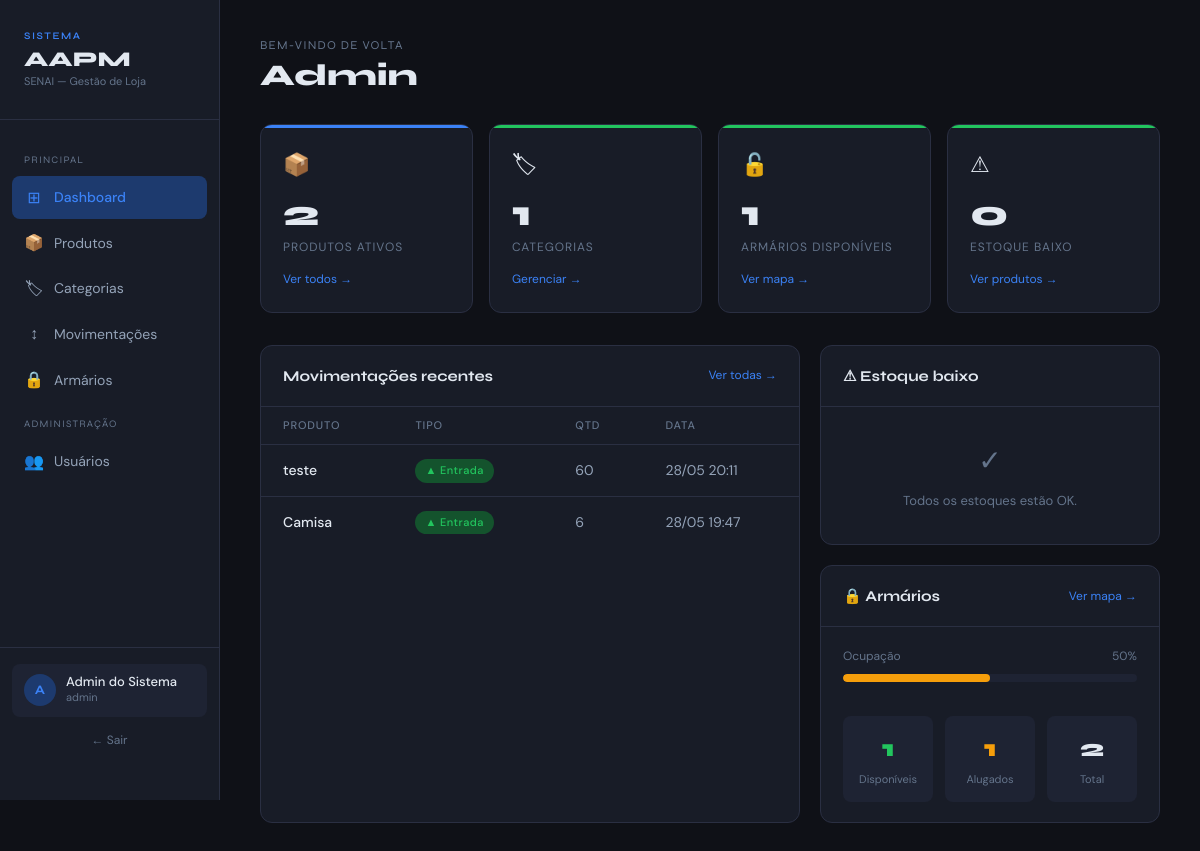
The app's page /dashboard (signed in) with its own data.
### app/models/movimentacao.py (models this page shows, shortened)
class Movimentacao(Base):
    __tablename__ = "movimentacoes"
    id         = Column(Integer, primary_key=True, index=True)
    tipo       = Column(
        Enum(TipoMovimentacao),
        nullable=False
    )
    quantidade = Column(Integer, nullable=False)
    preco_unitario = Column(Float, nullable=False, default=0.0)
    observacao = Column(String(255), nullable=True)
    criado_em  = Column(DateTime, server_default=func.now())
    produto_id = Column(
        Integer,
        ForeignKey("produtos.id", ondelete="CASCADE"),
        nullable=False
    )
    usuario_id = Column(
        Integer,
        ForeignKey("usuarios.id", ondelete="SET NULL"),
        nullable=True
    )
    produto = relationship("Produto", backref="movimentacoes")
    usuario = relationship("Usuario", backref="movimentacoes")

### app/models/produto.py (models this page shows, shortened)
class Produto(Base):
    __tablename__ = "produtos"
    id            = Column(Integer, primary_key=True, index=True)
    nome          = Column(String(150), nullable=False, index=True)
    preco         = Column(Float, nullable=False, default=0.0)
    estoque_atual = Column(Integer, nullable=False, default=0)
    ativo         = Column(Boolean, default=True)
    imagem_path = Column(String(255), nullable=True)
    categoria_id = Column(
        Integer,
        ForeignKey("categorias.id", ondelete="SET NULL"),
        nullable=True
    )
    categoria = relationship(
        "Categoria",
        back_populates="produtos"
    )

### app/main.py (the view)
@app.get("/dashboard")
def dashboard(
    request: Request,
    db: Session = Depends(get_db),
    usuario = Depends(get_usuario_logado)
):
    todos_produtos = db.query(Produto).filter(Produto.ativo == True).all()
    total_produtos   = len(todos_produtos)
    estoque_baixo    = [p for p in todos_produtos if p.estoque_baixo]
    todos_armarios   = db.query(Armario).filter(Armario.ativo == True).all()
    armarios_disponiveis = sum(
        1 for a in todos_armarios
        if a.status == StatusArmario.DISPONIVEL
    )
    armarios_alugados = sum(
        1 for a in todos_armarios
        if a.status == StatusArmario.ALUGADO
    )
    movimentacoes_recentes = (
        db.query(Movimentacao)
        .order_by(Movimentacao.criado_em.desc())
        .limit(8)
        .all()
    )
    total_categorias = db.query(Categoria).filter(
        Categoria.ativo == True
    ).count()
    return templates.TemplateResponse(
        request,
        "dashboard.html",
        {
            "request":               request,
            "usuario":               usuario,
            "total_produtos":        total_produtos,
            "total_categorias":      total_categorias,
            "estoque_baixo":         estoque_baixo,
            "armarios_disponiveis":  armarios_disponiveis,
            "armarios_alugados":     armarios_alugados,
            "total_armarios":        len(todos_armarios),
            "movimentacoes_recentes": movimentacoes_recentes,
            "TipoMovimentacao":      TipoMovimentacao,
        }
    )

### app/templates/dashboard.html (shortened to what this page needs)
<!DOCTYPE html>
<html lang="pt-br">
<head>
</head>
<body>
<div class="layout">
    <aside class="sidebar">
        <div class="sidebar-logo">
            <div class="logo-tag">Sistema</div>
            <div class="logo-name">AAPM</div>
            <div class="logo-sub">SENAI — Gestão de Loja</div>
        </div>
        <nav class="sidebar-nav">
            <div class="nav-section">Principal</div>
            <a href="/dashboard" class="nav-link active">
                <span class="icon">⊞</span> Dashboard
            </a>
            <a href="/produtos" class="nav-link">
                <span class="icon">📦</span> Produtos
            </a>
            <a href="/categorias" class="nav-link">
                <span class="icon">🏷</span> Categorias
            </a>
            <a href="/movimentacoes" class="nav-link">
                <span class="icon">↕</span> Movimentações
            </a>
            <a href="/armarios" class="nav-link">
                <span class="icon">🔒</span> Armários
            </a>
            {% if usuario.role == 'admin' %}
            <div class="nav-section">Administração</div>
            <a href="/usuarios" class="nav-link">
                <span class="icon">👥</span> Usuários
            </a>
            {% endif %}
        </nav>
        <div class="sidebar-footer">
            <div class="user-card">
                <div class="user-avatar">
                    {{ usuario.nome[0].upper() }}
                </div>
                <div class="user-info">
                    <div class="user-name">{{ usuario.nome }}</div>
                    <div class="user-role">{{ usuario.role }}</div>
                </div>
            </div>
            <a href="/auth/logout" class="logout-btn">← Sair</a>
        </div>
    </aside>
    <main class="main">
        <div class="page-header">
            <div class="greeting">Bem-vindo de volta</div>
            <h1>{{ usuario.nome.split()[0] }}</h1>
        </div>
        <div class="cards-grid">
            <a href="/produtos" class="card blue fade-in">
                <span class="card-icon">📦</span>
                <div class="card-value">{{ total_produtos }}</div>
                <div class="card-label">Produtos ativos</div>
                <div class="card-link">Ver todos →</div>
            </a>
            <a href="/categorias" class="card green fade-in">
                <span class="card-icon">🏷</span>
                <div class="card-value">{{ total_categorias }}</div>
                <div class="card-label">Categorias</div>
                <div class="card-link">Gerenciar →</div>
            </a>
            <a href="/armarios?status=disponivel" class="card
                {% if armarios_disponiveis == 0 %}amber{% else %}green{% endif %} fade-in">
                <span class="card-icon">🔓</span>
                <div class="card-value">{{ armarios_disponiveis }}</div>
                <div class="card-label">Armários disponíveis</div>
                <div class="card-link">Ver mapa →</div>
            </a>
            <a href="/produtos?estoque_baixo=true" class="card
                {% if estoque_baixo %}red{% else %}green{% endif %} fade-in">
                <span class="card-icon">⚠</span>
                <div class="card-value">{{ estoque_baixo | length }}</div>
                <div class="card-label">Estoque baixo</div>
                <div class="card-link">Ver produtos →</div>
            </a>
        </div>
        <div class="bottom-grid">
            <div class="section">
                <div class="section-header">
                    <span class="section-title">Movimentações recentes</span>
                    <a href="/movimentacoes" class="section-link">Ver todas →</a>
                </div>
                {% if movimentacoes_recentes %}
                <table>
                    <thead>
                        <tr>
                            <th>Produto</th>
                            <th>Tipo</th>
                            <th>Qtd</th>
                            <th>Data</th>
                        </tr>
                    </thead>
                    <tbody>
                        {% for m in movimentacoes_recentes %}
                        <tr>
                            <td>
                                <a href="/produtos/{{ m.produto_id }}"
                                   class="td-name">
                                    {{ m.produto.nome }}
                                </a>
                            </td>
                            <td>
                                {% if m.tipo.value == 'entrada' %}
                                    <span class="badge badge-green">▲ Entrada</span>
                                {% else %}
                                    <span class="badge badge-red">▼ Saída</span>
                                {% endif %}
                            </td>
                            <td>{{ m.quantidade }}</td>
                            <td>{{ m.criado_em.strftime('%d/%m %H:%M') }}</td>
                        </tr>
                        {% endfor %}
                    </tbody>
                </table>
                {% else %}
                <div class="empty-state">
                    <div class="empty-icon">↕</div>
                    Nenhuma movimentação registrada ainda.
                </div>
                {% endif %}
            </div>
            <div style="display:flex; flex-direction:column; gap:20px;">
                <div class="section">
                    <div class="section-header">
                        <span class="section-title">⚠ Estoque baixo</span>
                    </div>
                    {% if estoque_baixo %}
                    <div class="stock-list">
                        {% for p in estoque_baixo[:5] %}
                        <a href="/produtos/{{ p.id }}" class="stock-item">
                            <div class="stock-item-name">{{ p.nome }}</div>
                            <div class="stock-item-qty">{{ p.estoque_atual }}</div>
                        </a>
                        {% endfor %}
                    </div>
                    {% else %}
                    <div class="empty-state">
                        <div class="empty-icon">✓</div>
                        Todos os estoques estão OK.
                    </div>
                    {% endif %}
                </div>
                <div class="section">
                    <div class="section-header">
                        <span class="section-title">🔒 Armários</span>
                        <a href="/armarios" class="section-link">Ver mapa →</a>
                    </div>
                    {% if total_armarios > 0 %}
                    <div class="progress-wrap">
                        <div class="progress-label">
                            <span>Ocupação</span>
                            <span>
                                {{ ((armarios_alugados / total_armarios) * 100) | round(0) | int }}%
                            </span>
                        </div>
                        <div class="progress-bar">
                            <div class="progress-fill"
                                 style="width: {{ ((armarios_alugados / total_armarios) * 100) | round(0) | int }}%">
                            </div>
                        </div>
                    </div>
                    <div class="armarios-detail">
                        <div class="armario-stat">
                            <div class="armario-stat-value"
                                 style="color: var(--green)">
                                {{ armarios_disponiveis }}
                            </div>
                            <div class="armario-stat-label">Disponíveis</div>
                        </div>
                        <div class="armario-stat">
                            <div class="armario-stat-value"
                                 style="color: var(--amber)">
                                {{ armarios_alugados }}
                            </div>
                            <div class="armario-stat-label">Alugados</div>
                        </div>
                        <div class="armario-stat">
                            <div class="armario-stat-value">{{ total_armarios }}</div>
                            <div class="armario-stat-label">Total</div>
                        </div>
                    </div>
                    {% endif %}
                </div>
            </div>
        </div>
    </main>
</div>
</body>
</html>

### records on screen
Movimentacao: produto.nome "teste", tipo "▲ Entrada", quantidade "60", criado_em "28/05 20:11"
Movimentacao: produto.nome "Camisa", tipo "▲ Entrada", quantidade "6", criado_em "28/05 19:47"

### other values on screen
{{ usuario.nome[0].upper() }} "A"
{{ usuario.nome }} "Admin do Sistema"
{{ usuario.role }} "admin"
{{ usuario.nome.split()[0] }} "Admin"
{{ total_produtos }} "2"
{{ total_categorias }} "1"
{{ armarios_disponiveis }} "1"
{{ estoque_baixo | length }} "0"
{{ ((armarios_alugados / total_armarios) * 100) | round(0) | int }} "50"
{{ armarios_alugados }} "1"
{{ total_armarios }} "2"
